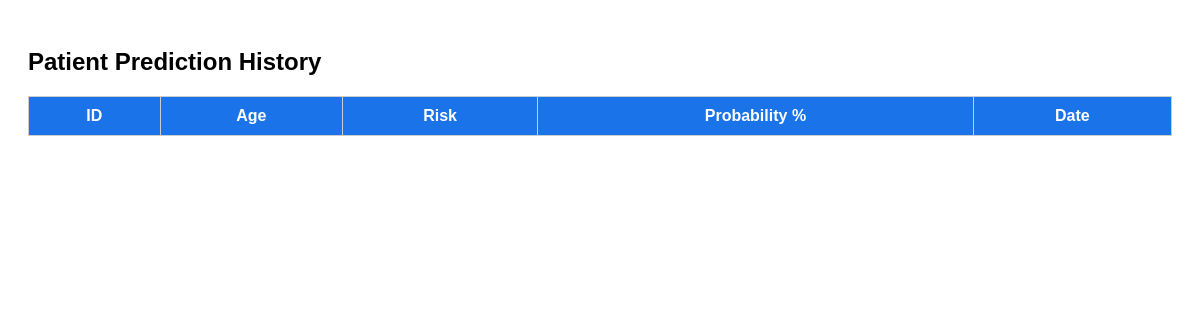
The app's page /history, older data.
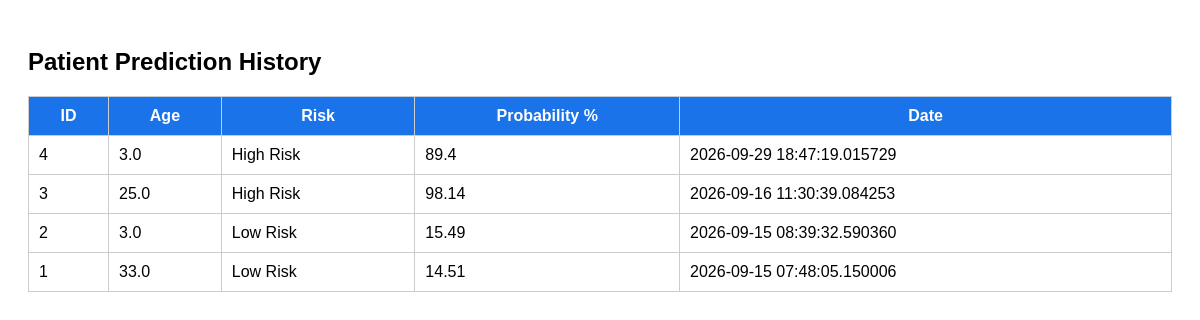
The same page, newer data.
### app.py (models this page shows)
class Patient(db.Model):
    id = db.Column(
        db.Integer,
        primary_key=True
    )
    patient_code = db.Column(
        db.String(50),
        nullable=True,
        index=True
    )
    age = db.Column(
        db.Float
    )
    gender = db.Column(
        db.Float
    )
    bmi = db.Column(
        db.Float
    )
    systolic = db.Column(
        db.Float
    )
    diastolic = db.Column(
        db.Float
    )
    cholesterol = db.Column(
        db.Float
    )
    risk = db.Column(
        db.String(50)
    )
    probability = db.Column(
        db.Float
    )
    date = db.Column(
        db.DateTime,
        default=datetime.utcnow
    )

### app.py (the view)
@app.route("/history")
def history():
    patients = Patient.query.order_by(
        Patient.date.desc()
    ).all()
    return render_template(
        "history.html",
        patients=patients
    )

### templates/history.html (shortened to what this page needs)
<!DOCTYPE html>
<html>
<head>
</head>
<body>
<h2>Patient Prediction History</h2>
<table>
    <tr>
        <th>ID</th>
        <th>Age</th>
        <th>Risk</th>
        <th>Probability %</th>
        <th>Date</th>
    </tr>
    {% for p in patients %}
    <tr>
        <td>{{ p.id }}</td>
        <td>{{ p.age }}</td>
        <td>{{ p.risk }}</td>
        <td>{{ p.probability }}</td>
        <td>{{ p.date }}</td>
    </tr>
    {% endfor %}
</table>
</body>
</html>

Row changes from the older to the newer data that the page shows:
added Patient: id "4", age "3.0", risk "High Risk", probability "89.4", date "2026-09-29 18:47:19.015729"
added Patient: id "3", age "25.0", risk "High Risk", probability "98.14", date "2026-09-16 11:30:39.084253"
added Patient: id "2", age "3.0", risk "Low Risk", probability "15.49", date "2026-09-15 08:39:32.590360"
added Patient: id "1", age "33.0", risk "Low Risk", probability "14.51", date "2026-09-15 07:48:05.150006"
